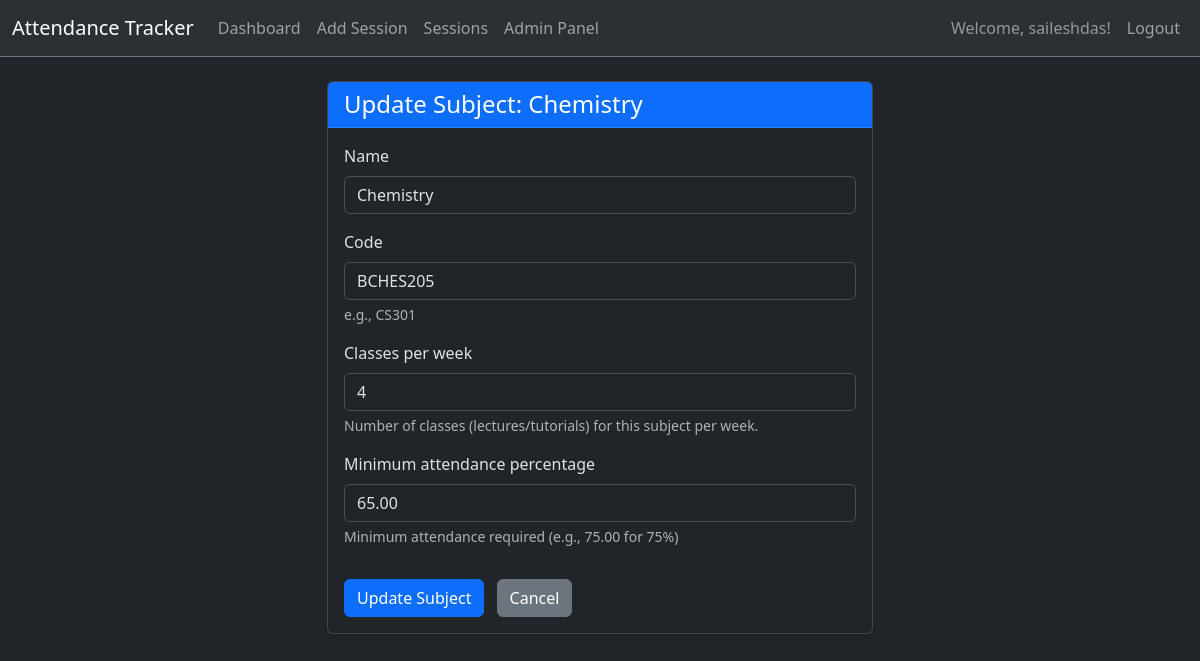
The app's page /subject/update/3/ (signed in) with its own data.
### attendance/models.py (models this page shows, shortened)
class Subject(models.Model):
    session = models.ForeignKey(AcademicSession, on_delete=models.CASCADE, related_name='subjects')
    name = models.CharField(max_length=200)
    code = models.CharField(max_length=20, blank=True, null=True, help_text="e.g., CS301")
    classes_per_week = models.PositiveIntegerField(
        help_text="Number of classes (lectures/tutorials) for this subject per week."
    )
    minimum_attendance_percentage = models.DecimalField(
        max_digits=5, decimal_places=2, default=75.00,
        help_text="Minimum attendance required (e.g., 75.00 for 75%)"
    )
    class Meta:
        unique_together = ('session', 'name') # A subject name should be unique within a session

### attendance/views.py (the view)
# urls.py: path('subject/update/<int:pk>/', views.update_subject, name='update_subject'),
@login_required
def update_subject(request, pk):
    subject = get_object_or_404(Subject, pk=pk, session__user=request.user) # Ensure user owns the subject
    if request.method == 'POST':
        form = SubjectForm(request.POST, instance=subject)
        if form.is_valid():
            form.save()
            messages.success(request, f"Subject '{subject.name}' updated successfully!")
            return redirect('dashboard')
    else:
        form = SubjectForm(instance=subject)
    return render(request, 'attendance/subject_form.html', {'form': form, 'subject': subject})

### attendance/forms.py
class SubjectForm(forms.ModelForm):
    class Meta:
        model = Subject
        fields = ['name', 'code', 'classes_per_week', 'minimum_attendance_percentage']
        widgets = {
            'name': forms.TextInput(attrs={'class': 'form-control'}),
            'code': forms.TextInput(attrs={'class': 'form-control'}),
            'classes_per_week': forms.NumberInput(attrs={'class': 'form-control'}),
            'minimum_attendance_percentage': forms.NumberInput(attrs={'class': 'form-control'}),
        }

### attendance/templates/attendance/subject_form.html (shortened to what this page needs)
{% extends 'base.html' %}
{% block content %}
<div class="row justify-content-center">
    <div class="col-md-6">
        <div class="card shadow-sm">
            <div class="card-header bg-primary text-white">
                <h4 class="mb-0">{% if subject %}Update Subject: {{ subject.name }}{% else %}Add New Subject{% endif %}</h4>
            </div>
            <div class="card-body">
                <form method="post">
                    {% for field in form %}
                        <div class="mb-3">
                            {% if field.field.widget.input_type == 'checkbox' %}
                                <div class="form-check">
                                    {{ field }}
                                    <label class="form-check-label" for="{{ field.id_for_label }}">{{ field.label }}</label>
                                    {% if field.errors %}
                                        {% for error in field.errors %}
                                            <div class="text-danger small">{{ error }}</div>
                                        {% endfor %}
                                    {% endif %}
                                    {% if field.help_text %}
                                        <div class="form-text">{{ field.help_text }}</div>
                                    {% endif %}
                                </div>
                            {% else %}
                                <label for="{{ field.id_for_label }}" class="form-label">{{ field.label }}</label>
                                {{ field }}
                                {% if field.help_text %}
                                    <div class="form-text">{{ field.help_text }}</div>
                                {% endif %}
                            {% endif %}
                        </div>
                    {% endfor %}
                    <button type="submit" class="btn btn-primary mt-3">{% if subject %}Update Subject{% else %}Add Subject{% endif %}</button>
                    <a href="{% url 'dashboard' %}" class="btn btn-secondary mt-3 ms-2">Cancel</a>
                </form>
            </div>
        </div>
    </div>
</div>
{% endblock %}

### attendance_eligibility_project/templates/base.html (shortened to what this page needs)
{% load static %}
<!DOCTYPE html>
<html lang="en">
<head>
    <link href="https://cdn.jsdelivr.net/npm/bootstrap@5.3.3/dist/css/bootstrap.min.css" rel="stylesheet">
    <link rel="stylesheet" href="https://cdn.jsdelivr.net/npm/bootstrap-icons@1.11.3/font/bootstrap-icons.min.css">
    <link rel="stylesheet" href="{% static 'attendance/css/style.css' %}">
</head>
<body class="bg-dark text-white" data-bs-theme="dark">
    <nav class="navbar navbar-expand-lg navbar-dark bg-body-tertiary border-bottom border-secondary">
        <div class="container-fluid">
            <a class="navbar-brand" href="{% url 'dashboard' %}">Attendance Tracker</a>
            <div class="collapse navbar-collapse" id="navbarNav">
                <ul class="navbar-nav me-auto mb-2 mb-lg-0">
                    <li class="nav-item">
                        <a class="nav-link {% if request.resolver_match.url_name == 'dashboard' %}active{% endif %}" aria-current="page" href="{% url 'dashboard' %}">Dashboard</a>
                    </li>
                    <li class="nav-item">
                        <a class="nav-link {% if request.resolver_match.url_name == 'add_academic_session' %}active{% endif %}" href="{% url 'add_academic_session' %}">Add Session</a>
                    </li>
                    <li class="nav-item">
                        <a class="nav-link {% if request.resolver_match.url_name == 'academic_session_list' %}active{% endif %}" href="{% url 'academic_session_list' %}">Sessions</a>
                    </li>
                    <li class="nav-item">
                        <a class="nav-link" href="{% url 'admin:index' %}">Admin Panel</a>
                    </li>
                </ul>
                <ul class="navbar-nav ms-auto">
                    {% if user.is_authenticated %}
                        <li class="nav-item">
                            <span class="nav-link text-white-50">Welcome, {{ user.username }}!</span>
                        </li>
                        <li class="nav-item">
                            <a class="nav-link" href="{% url 'logout' %}">Logout</a>
                        </li>
                    {% endif %}
                </ul>
            </div>
        </div>
    </nav>
    <div class="container mt-4">
        {% block content %}{% endblock %}
    </div>
</body>
</html>

### records on screen
Subject: name "Chemistry", form "Chemistry" "BCHES205" "4" "65.00"

### other values on screen
{{ user.username }} "saileshdas"
{{ field.label }} "Name" "Code" "Classes per week" "Minimum attendance percentage"
{{ field.help_text }} "e.g., CS301" "Number of classes (lectures/tutorials) for this subject per week." "Minimum attendance required (e.g., 75.00 for 75%)"
